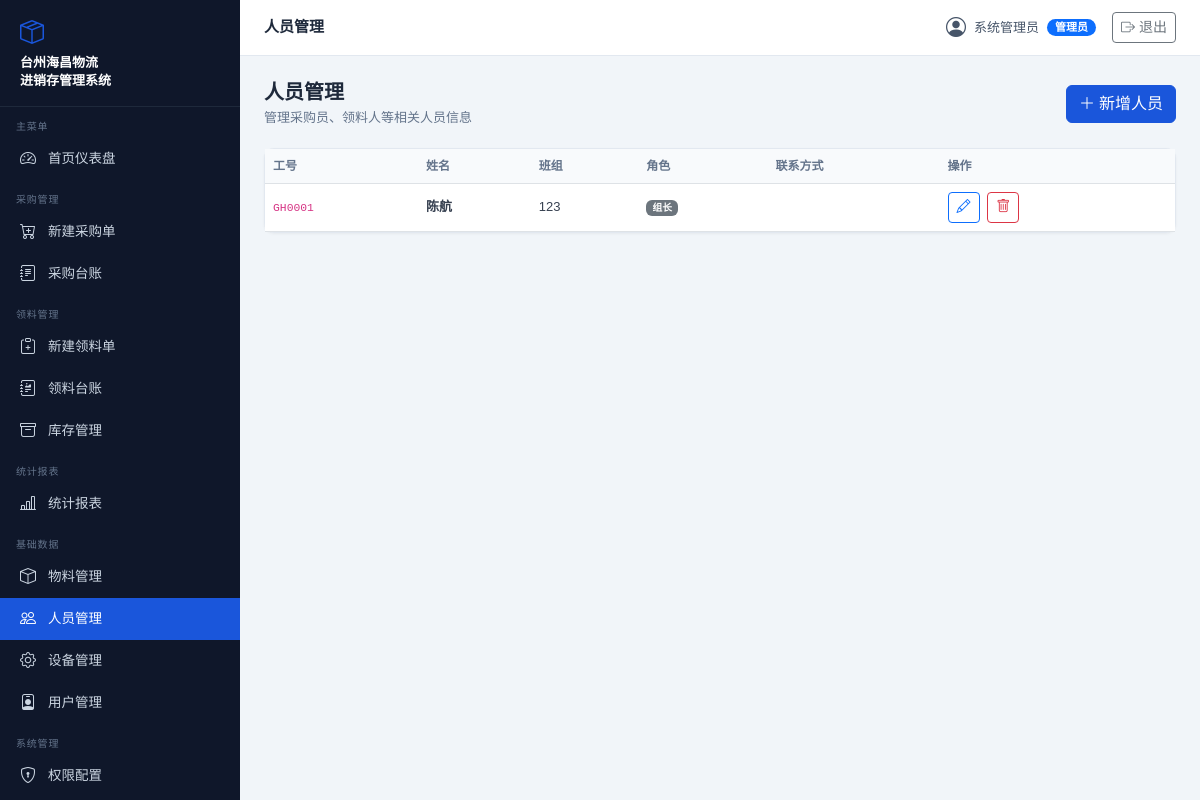
The app's page /personnel (signed in) with its own data.
### models.py (models this page shows)
class User(Base):
    __tablename__ = "users"
    id = Column(Integer, primary_key=True, index=True)
    username = Column(String, unique=True, index=True)
    hashed_password = Column(String)
    full_name = Column(String)
    role = Column(String)       # 管理员/采购员/仓管员/普通操作员
    is_active = Column(Boolean, default=True)
    created_at = Column(DateTime, default=datetime.now)

class Personnel(Base):
    __tablename__ = "personnel"
    id = Column(Integer, primary_key=True, index=True)
    name = Column(String)
    employee_id = Column(String, unique=True)
    team = Column(String)
    phone = Column(String)
    role = Column(String)
    is_active = Column(Boolean, default=True)
    created_at = Column(DateTime, default=datetime.now)

### routers/personnel.py (the view)
@router.get("", response_class=HTMLResponse)
def list_personnel(request: Request, db: Session = Depends(get_db)):
    user = require_permission(request, db, "personnel.view")
    personnel = db.query(Personnel).all()
    return templates.TemplateResponse("personnel.html", page_context(
        request, db, user, personnel=personnel,
        next_code=next_code(db, "personnel", Personnel.employee_id),
        code_hint=rule_hint("personnel")))

### templates/personnel.html (shortened to what this page needs)
{% extends "base.html" %}
{% block page_title %}人员管理{% endblock %}
{% block content %}
<div class="page-header d-flex justify-content-between align-items-center">
  <div><h1>人员管理</h1><p>管理采购员、领料人等相关人员信息</p></div>
  {% if 'personnel.manage' in permissions %}
  <button class="btn btn-primary" data-bs-toggle="modal" data-bs-target="#addModal">
    <i class="bi bi-plus-lg me-1"></i>新增人员
  </button>
  {% endif %}
</div>
<div class="card">
  <div class="card-body p-0">
    <table class="table table-hover mb-0">
      <thead>
        <tr><th>工号</th><th>姓名</th><th>班组</th><th>角色</th><th>联系方式</th>
        {% if 'personnel.manage' in permissions %}<th>操作</th>{% endif %}</tr>
      </thead>
      <tbody>
        {% for p in personnel %}
        <tr>
          <td><code>{{ p.employee_id }}</code></td>
          <td><strong>{{ p.name }}</strong></td>
          <td>{{ p.team }}</td>
          <td><span class="badge bg-secondary">{{ p.role }}</span></td>
          <td>{{ p.phone }}</td>
          {% if 'personnel.manage' in permissions %}
          <td>
            <button class="btn btn-sm btn-outline-primary me-1"
              onclick="editPerson({{ p.id }},'{{ p.employee_id }}','{{ p.name }}','{{ p.team }}','{{ p.phone }}','{{ p.role }}')">
              <i class="bi bi-pencil"></i>
            </button>
            <form method="post" action="/personnel/delete/{{ p.id }}" class="d-inline"
              onsubmit="return confirm('确认删除？')">
              <button type="submit" class="btn btn-sm btn-outline-danger"><i class="bi bi-trash"></i></button>
            </form>
          </td>
          {% endif %}
        </tr>
        {% else %}
        <tr><td colspan="6" class="text-center text-muted py-4">暂无人员数据</td></tr>
        {% endfor %}
      </tbody>
    </table>
  </div>
</div>
{% endblock %}

### templates/base.html (shortened to what this page needs)
<!DOCTYPE html>
<html lang="zh-CN">
<head>
<link href="../static/cdn.jsdelivr.net/npm/bootstrap@5.3.0/dist/css/bootstrap.min.css" rel="stylesheet">
<link href="../static/cdn.jsdelivr.net/npm/bootstrap-icons@1.11.0/font/bootstrap-icons.css" rel="stylesheet">
</head>
<body>
<div id="sidebar">
  <div class="logo">
    <div class="logo-icon"><i class="bi bi-box-seam"></i></div>
    台州海昌物流<br>进销存管理系统
  </div>
  {% set perms = permissions|default([]) %}
  {% if user %}
  {% if 'dashboard.view' in perms %}
  <div class="nav-section">主菜单</div>
  <a href="/" class="nav-item-link {% if request.url.path == '/' %}active{% endif %}">
    <i class="bi bi-speedometer2"></i> 首页仪表盘
  </a>
  {% endif %}
  {% if 'purchase.create' in perms or 'purchase.view' in perms %}
  <div class="nav-section">采购管理</div>
  {% if 'purchase.create' in perms %}
  <a href="/purchase" class="nav-item-link {% if '/purchase' in request.url.path and 'ledger' not in request.url.path %}active{% endif %}">
    <i class="bi bi-cart-plus"></i> 新建采购单
  </a>
  {% endif %}
  {% if 'purchase.view' in perms %}
  <a href="/purchase/ledger" class="nav-item-link {% if 'purchase/ledger' in request.url.path %}active{% endif %}">
    <i class="bi bi-journal-text"></i> 采购台账
  </a>
  {% endif %}
  {% endif %}
  {% if 'requisition.create' in perms or 'requisition.view' in perms or 'warehouse.view' in perms %}
  <div class="nav-section">领料管理</div>
  {% if 'requisition.create' in perms %}
  <a href="/requisition" class="nav-item-link {% if '/requisition' in request.url.path and 'ledger' not in request.url.path and 'api' not in request.url.path %}active{% endif %}">
    <i class="bi bi-clipboard-plus"></i> 新建领料单
  </a>
  {% endif %}
  {% if 'requisition.view' in perms %}
  <a href="/requisition/ledger" class="nav-item-link {% if 'requisition/ledger' in request.url.path %}active{% endif %}">
    <i class="bi bi-journal-richtext"></i> 领料台账
  </a>
  {% endif %}
  {% if 'warehouse.view' in perms %}
  <a href="/warehouse" class="nav-item-link {% if '/warehouse' in request.url.path %}active{% endif %}">
    <i class="bi bi-archive"></i> 库存管理
  </a>
  {% endif %}
  {% endif %}
  {% if 'reports.view' in perms %}
  <div class="nav-section">统计报表</div>
  <a href="/reports" class="nav-item-link {% if '/reports' in request.url.path %}active{% endif %}">
    <i class="bi bi-bar-chart-line"></i> 统计报表
  </a>
  {% endif %}
  {% if 'material.view' in perms or 'personnel.view' in perms or 'equipment.view' in perms or 'user.view' in perms %}
  <div class="nav-section">基础数据</div>
  {% if 'material.view' in perms %}
  <a href="/materials" class="nav-item-link {% if '/materials' in request.url.path %}active{% endif %}">
    <i class="bi bi-box"></i> 物料管理
  </a>
  {% endif %}
  {% if 'personnel.view' in perms %}
  <a href="/personnel" class="nav-item-link {% if '/personnel' in request.url.path %}active{% endif %}">
    <i class="bi bi-people"></i> 人员管理
  </a>
  {% endif %}
  {% if 'equipment.view' in perms %}
  <a href="/equipment" class="nav-item-link {% if '/equipment' in request.url.path %}active{% endif %}">
    <i class="bi bi-gear"></i> 设备管理
  </a>
  {% endif %}
  {% if 'user.view' in perms %}
  <a href="/users" class="nav-item-link {% if '/users' in request.url.path %}active{% endif %}">
    <i class="bi bi-person-badge"></i> 用户管理
  </a>
  {% endif %}
  {% endif %}
  {% if 'role.manage' in perms or 'backup.view' in perms or 'log.view' in perms %}
  <div class="nav-section">系统管理</div>
  {% if 'role.manage' in perms %}
  <a href="/roles" class="nav-item-link {% if '/roles' in request.url.path %}active{% endif %}">
    <i class="bi bi-shield-lock"></i> 权限配置
  </a>
  {% endif %}
  {% endif %}
  {% endif %}
</div>
<div id="main-content">
  <div id="topbar">
    <div class="topbar-title">{% block page_title %}台州海昌物流有限公司{% endblock %}</div>
    <div class="topbar-user">
      {% if user %}
      <i class="bi bi-person-circle fs-5"></i>
      <span>{{ user.full_name }}</span>
      <span class="badge bg-primary badge-role">{{ user.role }}</span>
      <a href="/logout" class="btn btn-sm btn-outline-secondary ms-2">
        <i class="bi bi-box-arrow-right"></i> 退出
      </a>
      {% endif %}
    </div>
  </div>
  <div class="content-area">
    {% block content %}{% endblock %}
  </div>
</div>
</body>
</html>

### templates/base.html (style rules this page uses)
:root { --sidebar-bg: #0f172a; --sidebar-text: #cbd5e1; --sidebar-hover: #1e293b; --sidebar-active: #1a56db; --sidebar-width: 240px; --header-height: 56px; --primary: #1a56db; }
body { background: #f1f5f9; font-family: 'Microsoft YaHei', sans-serif; }
#sidebar { position: fixed; left: 0; top: 0; bottom: 0; width: var(--sidebar-width); background: var(--sidebar-bg); z-index: 100; overflow-y: auto; }
#sidebar .logo { padding: 16px 20px; border-bottom: 1px solid #1e293b; color: #fff; font-size: 13px; font-weight: 600; line-height: 1.4; }
#sidebar .logo .logo-icon { font-size: 24px; color: var(--primary); margin-bottom: 4px; }
.nav-section { padding: 12px 16px 4px; font-size: 10px; color: #64748b; letter-spacing: .8px; text-transform: uppercase; }
.nav-item-link { display: flex; align-items: center; gap: 10px; padding: 9px 20px; color: var(--sidebar-text); text-decoration: none; font-size: 13.5px; transition: all .2s; }
.nav-item-link.active { background: var(--primary); color: #fff; }
.nav-item-link i { font-size: 16px; width: 18px; }
#main-content { margin-left: var(--sidebar-width); min-height: 100vh; }
#topbar { height: var(--header-height); background: #fff; border-bottom: 1px solid #e2e8f0; display: flex; align-items: center; justify-content: space-between; padding: 0 24px; position: sticky; top: 0; z-index: 99; }
.topbar-title { font-size: 15px; font-weight: 600; color: #1e293b; }
.topbar-user { display: flex; align-items: center; gap: 8px; font-size: 13px; color: #475569; }
.content-area { padding: 24px; }
.page-header { margin-bottom: 20px; }
.page-header h1 { font-size: 20px; font-weight: 600; color: #1e293b; margin: 0; }
.page-header p { font-size: 13px; color: #64748b; margin: 4px 0 0; }
.card { border: 1px solid #e2e8f0; border-radius: 10px; box-shadow: 0 1px 3px rgba(0,0,0,.05); }
.table th { font-size: 12px; color: #64748b; font-weight: 600; background: #f8fafc; white-space: nowrap; }
.table td { font-size: 13px; color: #374151; vertical-align: middle; }
.badge-role { font-size: 11px; padding: 3px 8px; border-radius: 20px; }
.btn-primary { background: var(--primary); border-color: var(--primary); }

### records on screen
User: full_name "系统管理员", role "管理员"
Personnel: employee_id "GH0001", name "陈航", team "123", role "组长"
